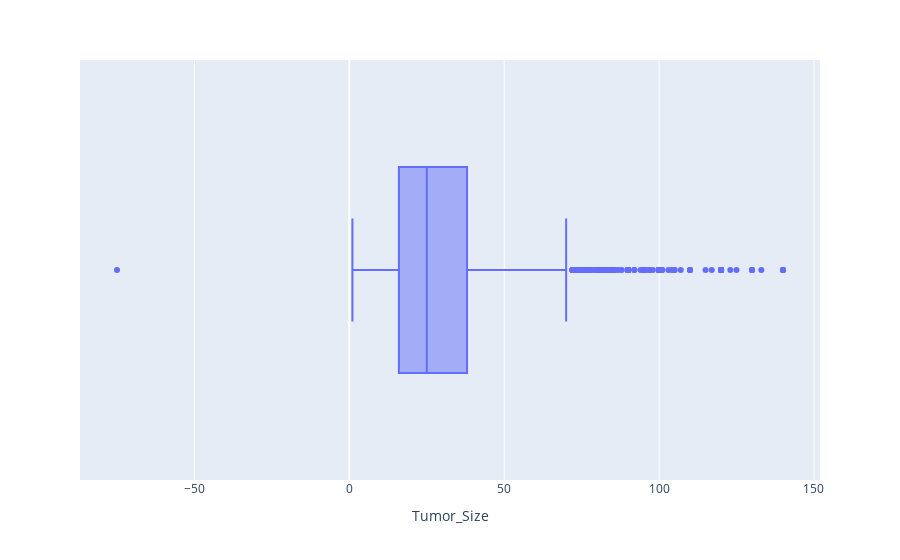

This figure's notebook cell:
### Markdown cell above
Code Reuse Session 1

### Code cell
# Create and display box plot for Tumor_Size
tumor_fig = px.box(data, x="Tumor_Size")
tumor_fig.show()

### Figure 1 — Plotly figure (JSON) as saved in the notebook; plotly's stock layout.template omitted (floating-point values rounded to 4 significant figures; data arrays with more than 128 entries replaced by an {"elided": "..."} marker saying what was removed)
{"data": [{"alignmentgroup": "True", "hovertemplate": "Tumor_Size=%{x}<extra></extra>", "legendgroup": "", "marker": {"color": "#636efa"}, "name": "", "notched": false, "offsetgroup": "", "orientation": "h", "showlegend": false, "type": "box", "x": {"elided": "4007 int values"}, "x0": " ", "xaxis": "x", "y0": " ", "yaxis": "y"}], "layout": {"boxmode": "group", "legend": {"tracegroupgap": 0}, "margin": {"t": 60}, "xaxis": {"anchor": "y", "domain": [0, 1], "title": {"text": "Tumor_Size"}}, "yaxis": {"anchor": "x", "domain": [0, 1]}}}
